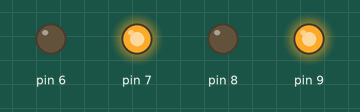
The sketch below on a simulated Arduino Uno, built with avr-gcc and run on an emulated ATmega328P. On the bench: output pins drawn as LEDs (lit = HIGH).

Above: at 0.2 s.
At 1.7 s:
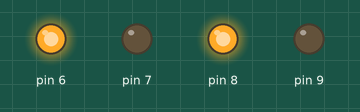
Timing chart, 0 to 3.0 s (numbered marks = the images above):
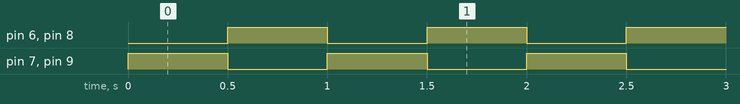

Measured:
- by itself, pin 6–9: alternates HIGH for 0.50 s and LOW for 0.50 s

The sketch:

BASIC_I0_SHIELD_-_02_LED_NYALA_BLINK_selang_seling.ino
```cpp
void setup() {
  for(int x=6; x<=9; x++)
    pinMode(x, OUTPUT);
  digitalWrite(6, HIGH);
  digitalWrite(7, LOW);
  digitalWrite(8, HIGH);
  digitalWrite(9, LOW);
}

void loop() {
  digitalWrite(6, !digitalRead(6));
  digitalWrite(7, !digitalRead(7));
  digitalWrite(8, !digitalRead(8));
  digitalWrite(9, !digitalRead(9));
  delay(500);
}
```
